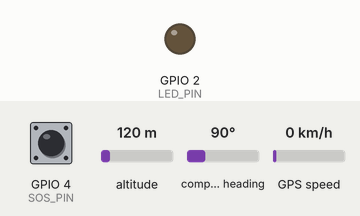
Simulated run of this sketch. Board: ESP32. On the bench: output pins drawn as LEDs (lit = HIGH). The inputs (shaded band) are chosen by the test bench; at power-on: GPIO 4 (SOS_PIN) HIGH, altitude 120 m, compass heading 90°, GPS speed 0 km/h. Random numbers use the default seed unless the sketch sets one; the GPS gets a fix after 3 s at 37.7749, -122.4194 with 8 satellites; no radio packets arrive unless stated; what the sketch prints to the serial monitor is not drawn.

Above: at 1.3 s.
1.4 s: GPIO 4 (SOS_PIN) pulled LOW for 0.15 s
At 2.2 s:
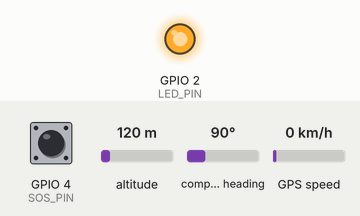
Timing chart, 0 to 6.2 s (numbered marks = the images above; inputs shaded):
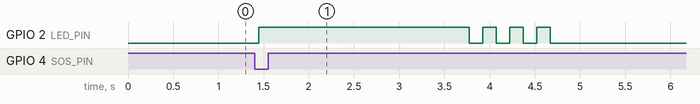

The sketch:

Auto_Hand_Sanitizer_System.ino.ino
```cpp
// ESP32 User Device - LoRa SOS Sender
// Requires: LoRa (Sandeep Mistry), TinyGPSPlus
// Packet format:
// [DeviceID(4B)][MsgType(1B)=0x01][Lat(4B)][Lon(4B)][Alt(2B)][Batt%(1B)][Seq(1B)][CRC16(2B)]

// --------- CONFIGURATION ---------
#include <SPI.h>
#include <LoRa.h>
#include <TinyGPSPlus.h>

#define LORA_SS    18  // NSS / CS
#define LORA_SCK    5
#define LORA_MOSI  27
#define LORA_MISO  19
#define LORA_RST   14
#define LORA_DIO0  26

#define LORA_FREQ  868E6 // use 868E6 for India; change if needed

// GPS UART (HardwareSerial 2)
#define GPS_RX_PIN 16  // GPS TX -> ESP32 RX2 (GPIO16)
#define GPS_TX_PIN 17  // GPS RX -> ESP32 TX2 (GPIO17) - not required for NMEA receive

// SOS button and indicator
#define SOS_PIN    4    // Button wired to GND; INPUT_PULLUP, pressed = LOW
#define LED_PIN    2    // Status LED

// Battery sense (optional) - connect through divider to keep <= 3.3V
#define BAT_PIN    35   // ADC1 channel
#define BAT_MAX_VOLTAGE 4.2  // max battery voltage (LiPo)
#define BAT_MIN_VOLTAGE 3.3  // min usable (approx)

// Device ID (4 bytes). Change this to your unique device id.
const uint32_t DEVICE_ID = 0xA1B2C3D4UL;

TinyGPSPlus gps;
HardwareSerial gpsSerial(2);

volatile bool sosPressed = false;
uint8_t seqNum = 0;
int lastFixAge = 99999;
double lastLat = 0.0, lastLon = 0.0;
int32_t lastAlt = 0;

// --------- UTILS: CRC16-CCITT ---------
uint16_t crc16_ccitt(const uint8_t *data, size_t len) {
  uint16_t crc = 0xFFFF;
  for (size_t i = 0; i < len; i++) {
    crc ^= (uint16_t)data[i] << 8;
    for (uint8_t j = 0; j < 8; j++) {
      if (crc & 0x8000) crc = (crc << 1) ^ 0x1021;
      else crc <<= 1;
    }
  }
  return crc;
}

// --------- INTERRUPT HANDLER ---------
void IRAM_ATTR handleSOS() {
  sosPressed = true;
}

// --------- BUILD PACKET (binary) ---------
void buildPacket(uint8_t *buf, size_t &outLen, uint8_t msgType, double lat, double lon, int32_t altM, uint8_t battPct, uint8_t seq) {
  // Pack fields into buffer as described
  // DeviceID 4B (big-endian)
  buf[0] = (DEVICE_ID >> 24) & 0xFF;
  buf[1] = (DEVICE_ID >> 16) & 0xFF;
  buf[2] = (DEVICE_ID >> 8) & 0xFF;
  buf[3] = (DEVICE_ID) & 0xFF;
  buf[4] = msgType;

  // lat, lon -> int32 microdegrees (deg * 1e7)
  int32_t lat_i = (int32_t)round(lat * 1e7);
  int32_t lon_i = (int32_t)round(lon * 1e7);

  buf[5] = (lat_i >> 24) & 0xFF;
  buf[6] = (lat_i >> 16) & 0xFF;
  buf[7] = (lat_i >> 8) & 0xFF;
  buf[8] = (lat_i) & 0xFF;

  buf[9] = (lon_i >> 24) & 0xFF;
  buf[10] = (lon_i >> 16) & 0xFF;
  buf[11] = (lon_i >> 8) & 0xFF;
  buf[12] = (lon_i) & 0xFF;

  // Altitude int16 meters
  int16_t alt_s = (int16_t)altM;
  buf[13] = (alt_s >> 8) & 0xFF;
  buf[14] = (alt_s) & 0xFF;

  // Battery percent and seq
  buf[15] = battPct;
  buf[16] = seq;

  // Compute CRC on first 17 bytes
  uint16_t crc = crc16_ccitt(buf, 17);
  buf[17] = (crc >> 8) & 0xFF;
  buf[18] = (crc) & 0xFF;

  outLen = 20; // total bytes
}

// --------- READ BATTERY (approx %) ---------
uint8_t readBatteryPercent() {
  // Read ADC raw (0 - 4095) on ESP32 ADC1
  uint32_t raw = analogRead(BAT_PIN);
  // Convert raw to voltage: V = raw/4095 * Vref (approx 3.3)
  float v = (raw / 4095.0f) * 3.3f;
  // If using voltage divider, multiply accordingly (e.g., factor = (R1+R2)/R2)
  // Adjust this factor to match your divider. For now assume direct reading of battery <=3.3 (for single-cell through divider)
  // Example assume divider scaling factor:
  const float DIVIDER_FACTOR = 2.0f; // change to your actual divider ratio
  float battV = v * DIVIDER_FACTOR;
  if (battV > BAT_MAX_VOLTAGE) battV = BAT_MAX_VOLTAGE;
  if (battV < 0) battV = 0;
  // Map to percent
  int pct = (int)round( (battV - BAT_MIN_VOLTAGE) / (BAT_MAX_VOLTAGE - BAT_MIN_VOLTAGE) * 100.0f );
  if (pct < 0) pct = 0;
  if (pct > 100) pct = 100;
  return (uint8_t)pct;
}

void setup() {
  Serial.begin(115200);
  delay(100);
  pinMode(SOS_PIN, INPUT_PULLUP);
  pinMode(LED_PIN, OUTPUT);
  digitalWrite(LED_PIN, LOW);

  // attach interrupt
  attachInterrupt(digitalPinToInterrupt(SOS_PIN), handleSOS, FALLING);

  // GPS serial
  gpsSerial.begin(9600, SERIAL_8N1, GPS_RX_PIN, GPS_TX_PIN);

  // LoRa init
  SPI.begin(LORA_SCK, LORA_MISO, LORA_MOSI, LORA_SS); // SCK, MISO, MOSI, SS
  LoRa.setPins(LORA_SS, LORA_RST, LORA_DIO0);
  if (!LoRa.begin((long)LORA_FREQ)) {
    Serial.println("LoRa init failed. Check wiring.");
    while (1) { digitalWrite(LED_PIN, HIGH); delay(200); digitalWrite(LED_PIN, LOW); delay(200); }
  }
  Serial.println("LoRa init OK");
  LoRa.setSpreadingFactor(10); // tune: 7..12 (higher SF => longer range, lower rate)
  LoRa.setSignalBandwidth(125E3);
  LoRa.setTxPower(17); // dBm (0..20) - check module limits

  Serial.println("Setup complete.");
}

unsigned long lastGpsPrint = 0;
void loop() {
  // feed GPS parser
  while (gpsSerial.available()) {
    gps.encode(gpsSerial.read());
  }

  // Optional: indicate GPS lock
  if (gps.location.isValid()) {
    lastLat = gps.location.lat();
    lastLon = gps.location.lng();
    lastAlt = gps.altitude.meters();
    lastFixAge = gps.location.age();
  }

  if (sosPressed) {
    // debounce / clear
    sosPressed = false;
    digitalWrite(LED_PIN, HIGH);

    // Try to get a fresh fix for up to 10 seconds
    unsigned long t0 = millis();
    unsigned long timeout = 10000;
    bool gotFix = false;
    while (millis() - t0 < timeout) {
      while (gpsSerial.available()) gps.encode(gpsSerial.read());
      if (gps.location.isValid() && gps.location.age() < 2000) { // fresh fix
        lastLat = gps.location.lat();
        lastLon = gps.location.lng();
        lastAlt = (int32_t)gps.altitude.meters();
        gotFix = true;
        break;
      }
      delay(200);
    }

    // Use last known if no fresh fix
    if (!gotFix) {
      Serial.println("No fresh GPS fix; using last known (if any).");
    } else {
      Serial.println("GPS fix obtained.");
    }

    // read battery
    uint8_t batt = readBatteryPercent();

    // build packet
    uint8_t pkt[32];
    size_t pktLen = 0;
    buildPacket(pkt, pktLen, 0x01, lastLat, lastLon, lastAlt, batt, seqNum);

    // transmit with retries
    const int MAX_RETRIES = 3;
    bool sentOK = false;
    for (int attempt = 0; attempt < MAX_RETRIES; ++attempt) {
      Serial.printf("Sending SOS attempt %d: seq=%u\n", attempt+1, seqNum);
      LoRa.beginPacket();
      LoRa.write(pkt, pktLen);
      LoRa.endPacket(true); // async? true waits for TX done
      // Wait a short time for RSSI etc.
      delay(500);

      // Optionally listen for ACK (not implemented) - here we just assume send succeeded
      // You might implement ACK by waiting for a small RX window and checking incoming packets.
      sentOK = true;
      if (sentOK) break;
      delay(500 + random(0, 500)*(attempt+1));
    }

    if (sentOK) {
      Serial.println("SOS sent.");
      seqNum++;
      // indicate success via LED flash
      for (int i=0;i<3;i++) { digitalWrite(LED_PIN, LOW); delay(150); digitalWrite(LED_PIN, HIGH); delay(150); }
      digitalWrite(LED_PIN, LOW);
    } else {
      Serial.println("SOS failed after retries.");
      // indicate failure via long blink
      for (int i=0;i<6;i++) { digitalWrite(LED_PIN, HIGH); delay(200); digitalWrite(LED_PIN, LOW); delay(200); }
    }
  }

  // small idle delay
  delay(50);
}
```

Measured:
- after the input at 1.4 s, GPIO 2 (LED_PIN): LOW → HIGH at once, then repeats every 0.30 s: LOW 0.15 s, HIGH 0.15 s, until it stays LOW from 4.7 s
